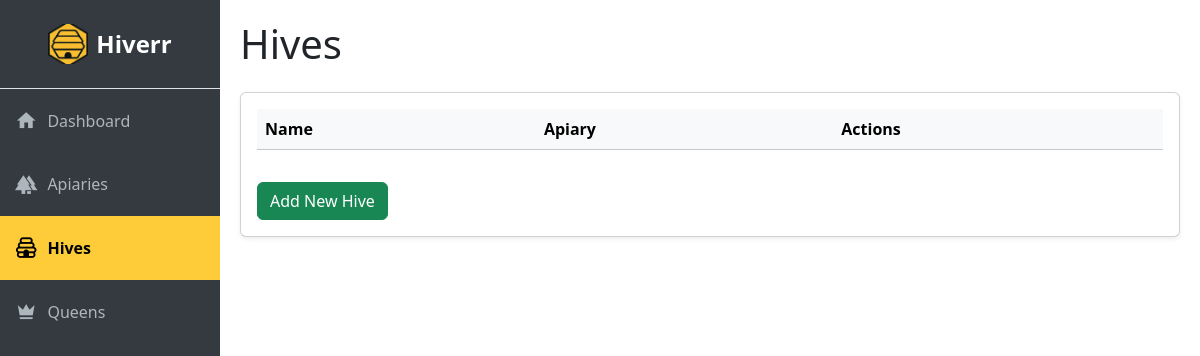
Page /hives on the earlier database version.
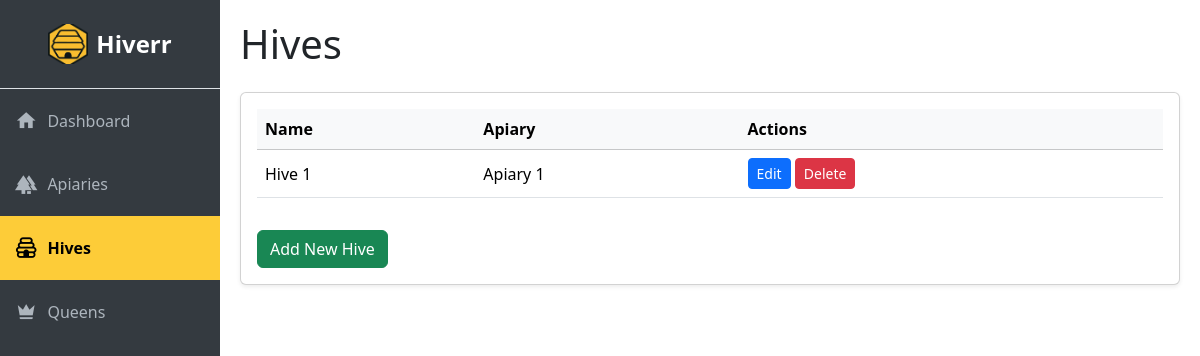
Same page on the later database version.
### app.py (models this page shows, shortened)
class Hive(db.Model):
    id = db.Column(db.Integer, primary_key=True)
    name = db.Column(db.String(100), nullable=False)
    apiary_id = db.Column(db.Integer, db.ForeignKey('apiary.id'))
    queens = db.relationship('Queen', backref='hive', cascade='all, delete-orphan')

class Apiary(db.Model):
    id = db.Column(db.Integer, primary_key=True)
    name = db.Column(db.String(100), nullable=False)
    location = db.Column(db.String(200))
    hives = db.relationship('Hive', backref='apiary', cascade='all, delete-orphan')

### app.py (the view)
@app.route('/hives')
def hives():
    hives = Hive.query.all()  # Retrieve all Hives from the database
    return render_template('hives.html', hives=hives, active_page='hives')

### templates/hives.html (shortened to what this page needs)
{% extends "base.html" %}
{% block content %}
<h1 class="mb-4">Hives</h1>
<div class="card shadow-sm">
    <div class="card-body">
        <table class="table table-hover align-middle">
            <thead class="table-light">
                <tr>
                    <th>Name</th>
                    <th>Apiary</th>
                    <th>Actions</th>
                </tr>
            </thead>
            <tbody>
                {% for hive in hives %}
                <tr>
                    <td>{{ hive.name }}</td>
                    <td>{{ hive.apiary.name }}</td>
                    <td>
                        <a href="/edit-hive/{{ hive.id }}" class="btn btn-sm btn-primary">Edit</a>
                        <button class="btn btn-sm btn-danger" onclick="confirmDelete('{{ hive.id }}', '{{ hive.name }}')">Delete</button>
                    </td>
                </tr>
                {% endfor %}
            </tbody>
        </table>
        <a href="/add-hive" class="btn btn-success mt-3">Add New Hive</a>
    </div>
</div>
{% endblock %}

Differences in the rows shown:
added Hive: name "Hive 1", apiary.name "Apiary 1"
